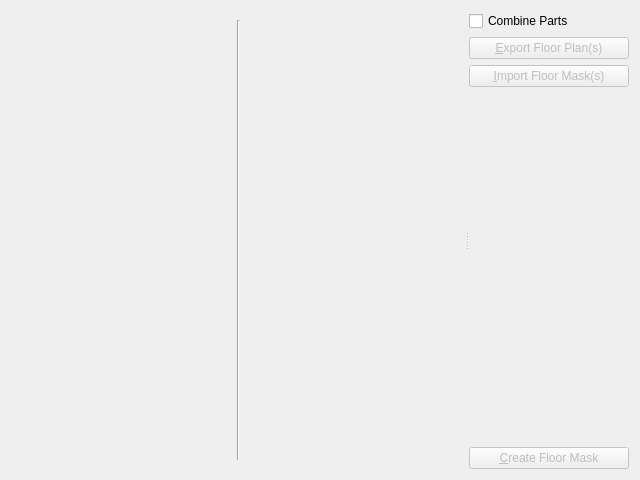
<?xml version="1.0" encoding="UTF-8"?>
<ui version="4.0">
 <class>CreateFloorMaskToolWidget</class>
 <widget class="QWidget" name="CreateFloorMaskToolWidget">
  <property name="geometry">
   <rect>
    <x>0</x>
    <y>0</y>
    <width>640</width>
    <height>480</height>
   </rect>
  </property>
  <property name="windowTitle">
   <string>Form</string>
  </property>
  <layout class="QHBoxLayout" name="horizontalLayout_99_0">
   <item>
    <widget class="QSplitter" name="splitter">
     <property name="orientation">
      <enum>Qt::Horizontal</enum>
     </property>
     <widget class="QFrame" name="frame_1">
      <property name="sizePolicy">
       <sizepolicy hsizetype="MinimumExpanding" vsizetype="MinimumExpanding">
        <horstretch>100</horstretch>
        <verstretch>100</verstretch>
       </sizepolicy>
      </property>
      <property name="minimumSize">
       <size>
        <width>160</width>
        <height>0</height>
       </size>
      </property>
      <property name="frameShape">
       <enum>QFrame::NoFrame</enum>
      </property>
      <property name="frameShadow">
       <enum>QFrame::Plain</enum>
      </property>
      <property name="lineWidth">
       <number>0</number>
      </property>
      <layout class="QHBoxLayout" name="horizontalLayout_99_1">
       <item>
        <widget class="ImageView" name="m_planView" native="true">
         <property name="sizePolicy">
          <sizepolicy hsizetype="MinimumExpanding" vsizetype="MinimumExpanding">
           <horstretch>100</horstretch>
           <verstretch>100</verstretch>
          </sizepolicy>
         </property>
         <property name="font">
          <font>
           <strikeout>false</strikeout>
          </font>
         </property>
         <property name="acceptDrops">
          <bool>false</bool>
         </property>
         <property name="toolTip">
          <string/>
         </property>
         <property name="accessibleDescription">
          <string/>
         </property>
         <property name="autoFillBackground">
          <bool>false</bool>
         </property>
        </widget>
       </item>
       <item>
        <widget class="Line" name="line">
         <property name="orientation">
          <enum>Qt::Vertical</enum>
         </property>
        </widget>
       </item>
       <item>
        <widget class="ImageView" name="m_maskView" native="true">
         <property name="sizePolicy">
          <sizepolicy hsizetype="MinimumExpanding" vsizetype="MinimumExpanding">
           <horstretch>100</horstretch>
           <verstretch>100</verstretch>
          </sizepolicy>
         </property>
         <property name="autoFillBackground">
          <bool>false</bool>
         </property>
        </widget>
       </item>
      </layout>
     </widget>
     <widget class="QFrame" name="frame_2">
      <property name="sizePolicy">
       <sizepolicy hsizetype="Preferred" vsizetype="Preferred">
        <horstretch>1</horstretch>
        <verstretch>0</verstretch>
       </sizepolicy>
      </property>
      <property name="minimumSize">
       <size>
        <width>160</width>
        <height>0</height>
       </size>
      </property>
      <property name="frameShape">
       <enum>QFrame::NoFrame</enum>
      </property>
      <property name="frameShadow">
       <enum>QFrame::Plain</enum>
      </property>
      <property name="lineWidth">
       <number>0</number>
      </property>
      <layout class="QVBoxLayout" name="verticalLayout">
       <property name="margin">
        <number>0</number>
       </property>
       <item>
        <layout class="QHBoxLayout" name="horizontalLayout_2_0">
         <item>
          <layout class="QVBoxLayout" name="verticalLayout_1">
           <property name="margin">
            <number>0</number>
           </property>
           <item>
            <widget class="QCheckBox" name="m_combineParts">
             <property name="enabled">
              <bool>true</bool>
             </property>
             <property name="text">
              <string>Combine Parts</string>
             </property>
            </widget>
           </item>
           <item>
            <widget class="QPushButton" name="m_exportPlanBtn">
             <property name="enabled">
              <bool>false</bool>
             </property>
             <property name="text">
              <string>&amp;Export Floor Plan(s)</string>
             </property>
            </widget>
           </item>
           <item>
            <widget class="QPushButton" name="m_importMaskBtn">
             <property name="enabled">
              <bool>false</bool>
             </property>
             <property name="text">
              <string>&amp;Import Floor Mask(s)</string>
             </property>
            </widget>
           </item>
           <item>
            <spacer name="verticalSpacer">
             <property name="orientation">
              <enum>Qt::Vertical</enum>
             </property>
             <property name="sizeHint" stdset="0">
              <size>
               <width>20</width>
               <height>40</height>
              </size>
             </property>
            </spacer>
           </item>
           <item>
            <widget class="QPushButton" name="m_createMaskBtn">
             <property name="enabled">
              <bool>false</bool>
             </property>
             <property name="text">
              <string>&amp;Create Floor Mask</string>
             </property>
            </widget>
           </item>
          </layout>
         </item>
        </layout>
       </item>
      </layout>
     </widget>
    </widget>
   </item>
  </layout>
 </widget>
 <customwidgets>
  <customwidget>
   <class>ImageView</class>
   <extends>QWidget</extends>
   <header>ImageView.h</header>
   <container>1</container>
  </customwidget>
 </customwidgets>
 <resources/>
 <connections/>
</ui>
